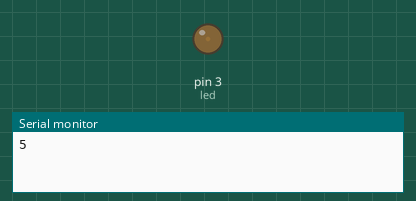
A sketch run on a simulated Arduino Uno, built with avr-gcc and run on an emulated ATmega328P. Shown: output pins drawn as LEDs (lit = HIGH), the last lines printed to the serial monitor.

Above: at 0.05 s.
At 1.3 s:
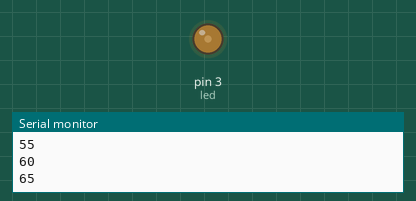
At 2.55 s:
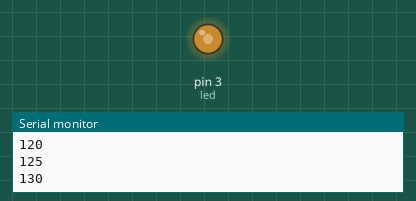
At 5.1 s:
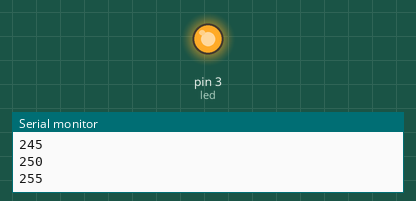
Timing chart, 0 to 6.6 s (numbered marks = the images above):
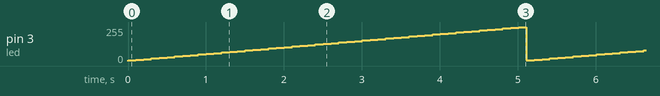

The sketch:

variable_output_using_trimpot_and_PWM.ino
```cpp
int led=3;
int count=0;
int temp;
void setup()
{
  pinMode(led,OUTPUT);
  Serial.begin(9600);
}

void loop()
{

  if(count<127){
  count=count+1;
  temp=count*5;
  analogWrite(led,temp);
  Serial.println(temp);
  delay(100);
  }
  else if(count<253 && count>=127)
  {
    count=count-1;
    temp=count*5;
    analogWrite(led,temp);
    Serial.println(temp);
    delay(100);
  }
}
```
